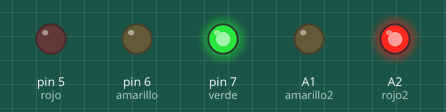
Simulated run of this sketch. Board: Arduino Uno, built with avr-gcc and run on an emulated ATmega328P. Shown: output pins drawn as LEDs (lit = HIGH).

Above: at 2.5 s.
At 7.5 s:
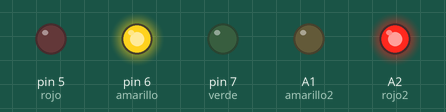
At 12.5 s:
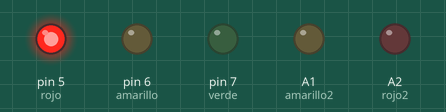
At 17.5 s:
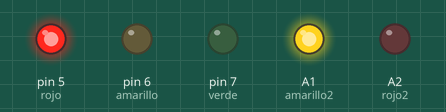
Timing chart, 0 to 26.0 s (numbered marks = the images above):
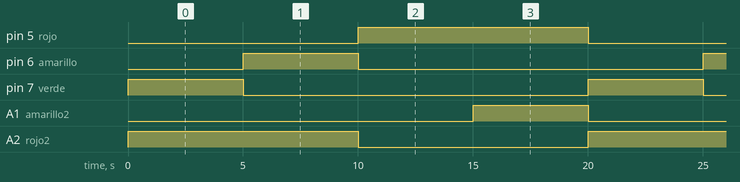

The sketch:

doble_semaforo.ino
```cpp
const int rojo=5;
const int amarillo=6;
const int verde=7;
const int rojo2=A2;
const int amarillo2=A1;
const int verde2=A0;

void setup()
{
  // semaforo1
  pinMode(rojo, OUTPUT);
  pinMode(amarillo, OUTPUT);
  pinMode(verde, OUTPUT);
  // semaforo 2
  pinMode(rojo2, OUTPUT);
  pinMode(amarillo2, OUTPUT);
  pinMode(verde, OUTPUT);

}

void loop()
{
  //SEMAFORO 1
  digitalWrite(verde, HIGH);
  digitalWrite(amarillo, LOW);
  digitalWrite(rojo, LOW);

  // semaforo2
  digitalWrite(verde2, LOW);
  digitalWrite(amarillo2, LOW);
  digitalWrite(rojo2, HIGH);
  delay(5000);

  //SEMAFORO 1
  digitalWrite(verde, LOW);
  digitalWrite(amarillo, HIGH);
  digitalWrite(rojo, LOW);

  // semaforo2
  digitalWrite(verde2, LOW);
  digitalWrite(amarillo2, LOW);
  digitalWrite(rojo2, HIGH);
  delay(5000);

  //SEMAFORO 1
  digitalWrite(verde, LOW);
  digitalWrite(amarillo, LOW);
  digitalWrite(rojo, HIGH);

  // semaforo2
  digitalWrite(verde2, HIGH);
  digitalWrite(amarillo2, LOW);
  digitalWrite(rojo2, LOW);
  delay(5000);
  //SEMAFORO 1
  digitalWrite(verde, LOW);
  digitalWrite(amarillo, LOW);
  digitalWrite(rojo, HIGH);

  // semaforo2
  digitalWrite(verde2, LOW);
  digitalWrite(amarillo2, HIGH);
  digitalWrite(rojo2, LOW);
  delay(5000);


}
```

Measured:
- by itself, pin 5 (rojo), A2 (rojo2): alternates HIGH for 10.0 s and LOW for 10.0 s
- by itself, pin 6 (amarillo), pin 7 (verde), A1 (amarillo2): alternates HIGH for 5.0 s and LOW for 15.0 s
- by itself, everything shown: repeats every 20.0 s, in 4 steps
